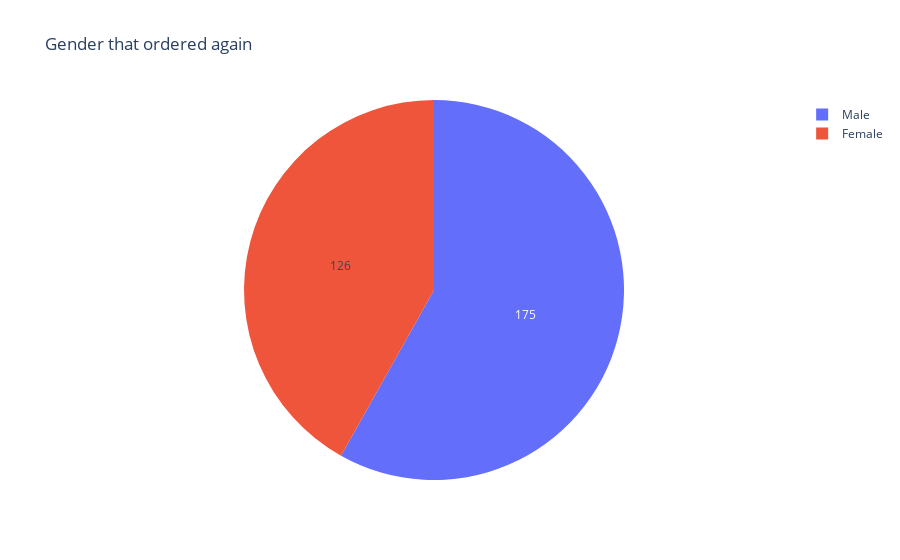

The cell this chart's notebook holds for it:
### Code cell
out = df[df["Output"] == "Yes"]
gender = out['Gender'].value_counts()
label = gender.index
val = gender.values


fig = go.Figure(data=[go.Pie(labels=label, values=val)])
fig.update_layout(title_text = "Gender that ordered again")
fig.update_traces(hoverinfo="label+percent", textinfo="value")

fig.show()

### Figure 1 — Plotly figure (JSON) as saved in the notebook; plotly's stock layout.template omitted (floating-point values rounded to 4 significant figures)
{"data": [{"hoverinfo": "label+percent", "labels": ["Male", "Female"], "textinfo": "value", "type": "pie", "values": [175, 126]}], "layout": {"title": {"text": "Gender that ordered again"}}}
